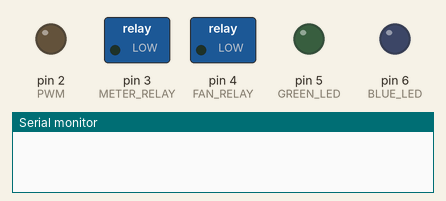
The sketch below on a simulated Arduino Mega 2560, built with avr-gcc and run on an emulated ATmega2560. Parts: switched loads named in the sketch (green lamp = pin HIGH), output pins drawn as LEDs (lit = HIGH), the last lines printed to the serial monitor.

Above: at 0.2 s.
At 1.5 s:
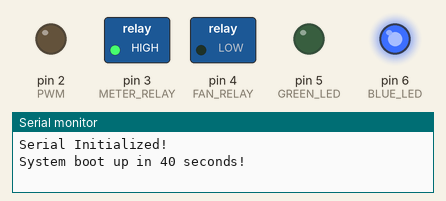
At 41.5 s:
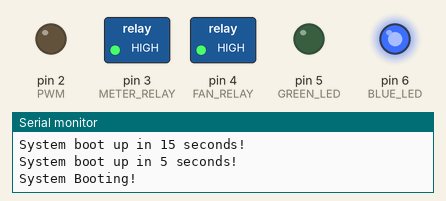
At 44.0 s:
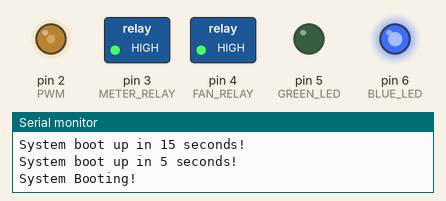
At 83.7 s:
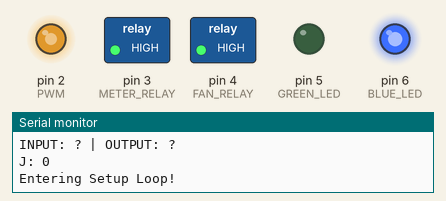
At 118.9 s:
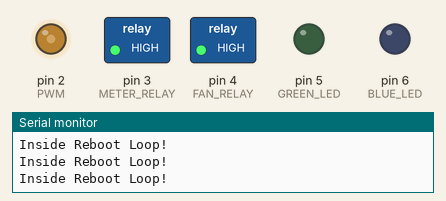
Timing chart, 0 to 130.0 s (numbered marks = the images above):
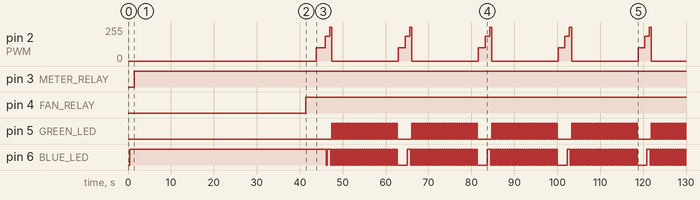

Measured:
- by itself, pin 2 (PWM): 0/255 → 100/255 at 43.9 s, → 185/255 2.1 s later, → 255/255 1.1 s later, → 0/255 0.50 s later, … (20 changes in this stretch)
- by itself, pin 3 (METER_RELAY): LOW → HIGH at 1.4 s
- by itself, pin 4 (FAN_RELAY): LOW → HIGH at 41.4 s
- by itself, pin 5 (GREEN_LED): LOW → HIGH at 47.5 s, → LOW 0.25 s later, → HIGH 0.25 s later, → LOW 0.25 s later, … (281 changes in this stretch)
- by itself, pin 6 (BLUE_LED): LOW → HIGH at 0.40 s, → LOW 45.8 s later, → HIGH 0.25 s later, → LOW 0.80 s later, … (293 changes in this stretch)

The sketch:

FilterCheck_v1.0.6.ino
```cpp
// Created By: Logan Dickon
// Company: Atorlabs
// Date Created: 3/15/2022
// Date Modified: 10/18/2022

// Licence:

//    This code is for use in the FilterCheck and is owned by Atorlabs.
//    Permission to duplicate this program must be given by Ator Labs.

// Program Description:

//    This program uses the TSI5310-2 flow meter w/ serial communication to PID control a
//    Brushless Fan Blower to 85 SLPM with 0 cmH2O of pressure read on the TSI5310-2
//    FlowMeter low-pressure sensor. The program then goes into monitor mode until a filter
//    is detected via the low-pressure sensor reading > -.8 cmH2O.

// Global Constants:
  #define PWM           2           // PWM Signal on pin 2 on the Teensy 4.1
  #define METER_RELAY   3           // Relay i/o on pin 3 on the Teensy 4.1
  #define FAN_RELAY     4           // Relay i/o on pin 4 on the Teensy 4.1
  #define GREEN_LED     5           // Green LED
  #define BLUE_LED      6           // Blue LED
  #define USBSERIAL     Serial      // Rename Serial Main to usbSerial
  #define FLOWMETER     Serial1     // Rename Serial1 to FlowMeter
  #define DEBUG         true        // <<--- true = SYSTEM DEBUG INFORMATION LOGGED TO SERIAL MONITOR <<---

// Global Variables:
  double fan_speed = 100, cum_error = 0, previous_error = 0, flow, output, delta_pwm, pressure;
  int i = 0, j = 0, k = 3, counter = 0, pressure_counter = 0;
  bool Loop = true;
  unsigned long previousTime = 0;

void setup()
{
  // Pin Initialization:
    pinMode(PWM, OUTPUT);  // Set PWM pin to OUTPUT mode
    pinMode(METER_RELAY, OUTPUT);  // Set RELAY pin to OUTPUT mode
    pinMode(FAN_RELAY, OUTPUT); // Set RELAY pin to OUTPUT mode
    pinMode(BLUE_LED, OUTPUT);  // Set LED pin to OUTPUT mode
    pinMode(GREEN_LED, OUTPUT);  // Set LED pin to OUTPUT mode

  // Serial Initialization:
    USBSERIAL.begin(115200);  // Start serial for Teensy to PC
    delay(200);
    FLOWMETER.begin(115200);  // Start serial for Teensy to FlowMeter
    delay(200);
    if (DEBUG) {USBSERIAL.println("Serial Initialized!");}

  // Turn On FlowMeter & Fan Blower:
    digitalWrite(BLUE_LED, HIGH);  // Turn off Blue LED
    delay(1000);
    digitalWrite(METER_RELAY, HIGH);  // Turn Relay HIGH to allow power to the flow meter
    if (DEBUG == true) {
      USBSERIAL.println("System boot up in 40 seconds!");
      delay(10000);
      USBSERIAL.println("System boot up in 30 seconds!");
      delay(15000);
      USBSERIAL.println("System boot up in 15 seconds!");
      delay(10000);
      USBSERIAL.println("System boot up in 5 seconds!");
      delay(5000);
      USBSERIAL.println("System Booting!");
    }
    else if (DEBUG == false)
    {
      delay(40000);
    }

    digitalWrite(FAN_RELAY, HIGH);  // Turn on the BLDC Fan Blower
    delay(2500);
    analogWrite(PWM, fan_speed);  // Change the BLDC Fan Blower's speed


  // FlowMeter Startup ASCII Commands:
    FLOWMETER.print("SUS\r\n");  // Sets flow measurement to Standard Flow
    delay(500);
    FLOWMETER.print("SG0\r\n");  // Set gas calibration to Air
    delay(500);
    FLOWMETER.print("SSR0010\r\n");  // Set sample rate to 10
    delay(500);

    // Setup Loop:
      while (Loop)
      {
        if (DEBUG) {USBSERIAL.println("\nEntering Setup Loop!");}
        digitalWrite(BLUE_LED, HIGH);  // Turn on Blue LED

        // Watchdog code to protect the FilterCheck against hardware failure
          if (fan_speed > 200)
          {
            Reboot();
            fan_speed = 100;
            analogWrite(PWM, fan_speed);  // Change PWM value to new PWM value
            delay(1000);
          }

        // Obtain the ΔSpeed that the BLDC Fan Blower needs to change by to obtain 85 SLPM of flow
          flow = Read_Sensor("Flow");  // Read the Flow from the TSI 5310-2 flow meter
          delay(350);
          output = Compute_PID(flow);  // Input flow to the PID Method to calculate the fan speed error
          //delta_pwm = output / 1.41667;  // Use the PID output and divide it by 1.41667 to determine what the value the fan speed between 0 - 255 should change to next
          //fan_speed += delta_pwm;  // Add change in PWM to the last PWM value to calculate the new PWM value
          fan_speed += output;  // Add change in PWM to the last PWM value to calculate the new PWM value
          analogWrite(PWM, fan_speed);  // Change the BLDC Fan Blower's speed
          if (DEBUG) {USBSERIAL.printf("INPUT: %lf | OUTPUT: %lf\n", flow, fan_speed);}
          delay(250);

        // Verify the flow rate is 85 SLPM by using a watchdog Counter mechanism
          if (flow < 83.81 || flow > 86.19)
          {
            j = 0;  // Reset the Counter
            if (DEBUG) {USBSERIAL.printf("J: %d\n", j);}
          }

          else if (flow >= 83.81 && flow <= 86.19)
          {
            j++;  // Increment the Counter
            if (DEBUG) {USBSERIAL.printf("J: %d\n", j);}
          }

          if ((flow >= 83.81 && flow <= 86.19) && j == 3)
          {
            FLOWMETER.print("LPZ\r\n");  // Zeroes Low Pressure Sensor
            Loop = false;
            if (DEBUG) {USBSERIAL.println("Low Pressure Sensor Zeroed!");}
            if (DEBUG) {USBSERIAL.printf("Initialization Complete!: %lf LPM\n", flow);}
          }

        digitalWrite(BLUE_LED, LOW);  // Turn off Blue LED (Makes it blink!)
        delay(250);
      }
}

void loop()
{
  // Watchdog code to protect the FilterCheck against hardware failure
    if (fan_speed > 200)
    {
      Reboot();
      fan_speed = 100;
      analogWrite(PWM, fan_speed);  // Change PWM value to new PWM value
      delay(1000);
    }

  // Bring Fan Blower To 85 SLPM:
    if (DEBUG) {USBSERIAL.println("\nEntering Main Loop!");}
    flow = Read_Sensor("Flow");  // Read the Flow from the TSI 5310-2 flow meter
    output = Compute_PID(flow);  // Use flow read from FlowMeter as an input to calculate the PID Control
    //delta_pwm = output / 1.41667;  // Use the PID output and divide it by 1.41667 to determine what the value the fan speed between 0 - 255 should change to next
    //fan_speed += delta_pwm;  // Add change in PWM to the last PWM value to calculate the new PWM value
    fan_speed += output;  // Add change in PWM to the last PWM value to calculate the new PWM value
    analogWrite(PWM, fan_speed);  // Change the BLDC Fan Blower's speed
    delay(200);
    pressure = Read_Sensor("Pressure");  // Read the Pressure from the TSI 5310-2 flow meter
    if (DEBUG) {USBSERIAL.printf("Flow: %lf | Fan Speed: %lf | Pressure: %lf\n", flow, fan_speed, pressure);}
    delay(200);

  // Blink LED's & Zero the Low-Pressure Sensor if there no filter is on
    if (pressure >= -.7 && (flow >= 83.81 && flow <= 120))
    {
      pressure_counter += 1;
      if (pressure_counter == 3)
      {
        FLOWMETER.print("LPZ\r\n");  // Zeroes Low Pressure Sensor
        if (DEBUG) {USBSERIAL.println("Low Pressure Sensor Zeroed!");}
      }
      digitalWrite(GREEN_LED, LOW);  // Turn off Green LED
      delay(250);
      digitalWrite(GREEN_LED, HIGH);  // Turn on Green LED (to make it blink)
    }

  // Blink LED's if there is a filter on
    else if (pressure < -.8  && (flow >= 70 && flow <= 86.19))
    {
      pressure_counter = 0;
      digitalWrite(GREEN_LED, LOW);  // Turn off Green LED
      delay(250);
      digitalWrite(GREEN_LED, HIGH); // Turn on Green LED (to make it blink)
    }

  // Watchdog counter used to make sure the flow rate stays consistent for 5 cycles
    if (flow < 83.81 || flow > 86.19)
    {
      k = 0;  // Reset Counter to 0
    }

    else if ((flow >= 83.81 && flow <= 86.19) && k < 3)
    {
      k++;  // Increment by 1
    }

  // Flow Verification Loop:
    while ((flow >= 83.81 && flow <= 86.19) && k == 3)
    {
      flow = Read_Sensor("Flow");  // Read the Flow from the TSI 5310 FlowMeter
      digitalWrite(GREEN_LED, HIGH);  // Turn on Green LED
      if (DEBUG) {USBSERIAL.printf("85 SLPM Achieved!: %lf\n", flow);}
      delay(350);
    }
}

// Computes the PID (Porportion, Intregal, Derivative) to determine the most effective ΔSpeed to achieve 85 SLPM
  double Compute_PID(double inp)
  {
    // Local Variables:
      unsigned long currentTime;
      double kp = 1, kd = 1, elapsedTime, error, rateError, setPoint = 85.0;
      bool debug = false;

    // Compute ElapsedTime:
      currentTime = millis();  // Get current time
      elapsedTime = (double)(currentTime - previousTime);  // Compute time elapsed from previous computation
      if (debug) {USBSERIAL.printf("Current Time: %ul\n", currentTime);}
      if (debug) {USBSERIAL.printf("Elapsed Time: %lf\n", elapsedTime);}

    // Compute Error & Derivative:
      error = setPoint - inp;  // Determine error
      rateError = (error - previous_error) / elapsedTime;  // Compute derivative
      if (debug) {USBSERIAL.printf("Error: %lf\n", error);}
      if (debug) {USBSERIAL.printf("Derivative: %lf\n", rateError);}

    // Compute PID Output:
      double out = (kp * error) + (kd * rateError);  // PID output
      if (debug) {USBSERIAL.printf("PID Output: %lf\n", out);}

    // Remember Current Error & Time:
      previous_error = error;  // Remember current error
      previousTime = currentTime;  // Remember current time
      if (debug) {USBSERIAL.printf("Last Error: %lf\n", previous_error);}
      if (debug) {USBSERIAL.printf("Previous Time: %ul\n", previousTime);}

    // Return Output:
      return out;  // Have method return the PID output
  }

// Calibrates System to 85 SLPM at 0 mmH2O
  double Read_Sensor(String parameter)
  {
    // Local Variables:
      char serial_buf;
      double total = 0, avg_Sample;
      float string_to_Float;
      int j = 0, num_of_Samples = 3;
      String serial_buf_String = "", string_Array[5], total_char = "", array_Data = "";
      bool debug = false;

    if (parameter == "Flow")
    {
      // Send Flow Reading ASCII Command to FlowMeter:
      FLOWMETER.print("DAFxxxxx0003\r\n");  // FlowMeter returns 3 Flow samples to serial buffer
      if (debug) {USBSERIAL.println("Flow Samples Collected");}
      delay(200);
    }

    else if (parameter == "Pressure")
    {
      // Send Pressure Reading ASCII Command to FlowMeter
      FLOWMETER.print("DAxxxxLx0003\r\n");  // FlowMeter returns 3 Pressure samples to serial buffer
      if (debug) {USBSERIAL.println("Pressure Samples Collected");}
      delay(200);
    }

    else
    {
      if (debug) {USBSERIAL.println("Incorrect Parameter Given To Flow Meter");}
      return 0;
    }


    // Read Serial Buffer Until Empty:
      while (FLOWMETER.available())
      {
        serial_buf = FLOWMETER.read();  // Read one char of the serial buffer
        serial_buf_String += serial_buf;  // Add the char in the serial buffer to a string
        delay(5);
      }

    // Format serial_buf_String into Flow/Pressure Samples:
      serial_buf_String.replace("OK", "");  // Remove "OK"s from the string
      serial_buf_String.replace("\r", "");  // Remove "\r"s from the string
      serial_buf_String.replace("\n", "");  // Remove "\n"s from the string

      if (debug) {USBSERIAL.println(serial_buf_String);}

    // Convert serial_buf_String to String Array:
      serial_buf_String += ",";  // Add a ',' to the end of the string
      for (unsigned int i = 0; i < serial_buf_String.length(); i++)
      {
        if ((serial_buf_String[i]) != ',')
        {
          total_char += serial_buf_String[i];  // Add each char to a string until a ',' is read
        }
        else if ((serial_buf_String[i]) == ',')
        {
          string_Array[j] = total_char;  // Once ',' is read put string into Array's index
          total_char = "";  // Clear the string to allow new data to be stored
          j++;  // Each time a ',' is read increase j by 1 to goto the next Array index
        }
      }

    // Convert Each Array Index From String To Float:
      for (int p = 0; p < 3; p++)
      {
        array_Data = string_Array[p];  // Store array index p to a string variable
        string_to_Float = array_Data.toFloat();  // Convert the string variable to a float variable
        total += string_to_Float;  // Add float variable to a running total
      }

    // Calculate Average Flow & Return Flow
      avg_Sample = (total / num_of_Samples);  // Calculate the average sample total by dividing the running total by the # of samples returned
      return avg_Sample;  // Return average
  }

// Reboots BLDC Fan Blower's speed back to a hardware safe speed
void Reboot()
{
  bool debug = true;

  // Watchdog code to protect the FilterCheck against hardware failure
    if (debug) {USBSERIAL.println("Fan Speed to HIGH!");}
    analogWrite(PWM, 0);  // Change PWM value to new PWM value
    counter = 0;

    while (counter <= 30)
    {
      if (debug) {USBSERIAL.println("Inside Reboot Loop!");}
      digitalWrite(BLUE_LED, HIGH);  // Turn off Blue LED
      digitalWrite(GREEN_LED, HIGH);  // Turn off Green LED
      delay(250);
      digitalWrite(BLUE_LED, LOW);  // Turn on Blue LED (to make it blink)
      digitalWrite(GREEN_LED, LOW); // Turn on Green LED (to make it blink)
      counter += 1;
      delay(250);
    }
}
```

Source omitted: Atorlogo.c (102384 bytes)
